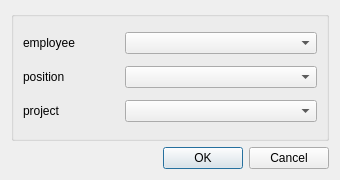
<?xml version="1.0" encoding="UTF-8"?>
<ui version="4.0">
 <class>TeamMemberNewRecordDialog</class>
 <widget class="QDialog" name="TeamMemberNewRecordDialog">
  <property name="enabled">
   <bool>true</bool>
  </property>
  <property name="geometry">
   <rect>
    <x>0</x>
    <y>0</y>
    <width>340</width>
    <height>180</height>
   </rect>
  </property>
  <property name="windowTitle">
   <string>Dialog</string>
  </property>
  <layout class="QGridLayout" name="gridLayout">
   <item row="0" column="0">
    <widget class="QGroupBox" name="groupBox_4">
     <property name="title">
      <string/>
     </property>
     <layout class="QGridLayout" name="gridLayout_2">
      <item row="2" column="0">
       <widget class="QLabel" name="label_16">
        <property name="text">
         <string>project</string>
        </property>
       </widget>
      </item>
      <item row="0" column="0">
       <widget class="QLabel" name="label_14">
        <property name="text">
         <string>employee</string>
        </property>
       </widget>
      </item>
      <item row="1" column="0">
       <widget class="QLabel" name="label_15">
        <property name="text">
         <string>position</string>
        </property>
       </widget>
      </item>
      <item row="0" column="1" colspan="2">
       <widget class="QComboBox" name="team_employee_comboBox"/>
      </item>
      <item row="1" column="1" colspan="2">
       <widget class="QComboBox" name="team_position_comboBox"/>
      </item>
      <item row="2" column="1" colspan="2">
       <widget class="QComboBox" name="team_project_number_comboBox"/>
      </item>
     </layout>
    </widget>
   </item>
   <item row="1" column="0">
    <widget class="QDialogButtonBox" name="buttonBox">
     <property name="orientation">
      <enum>Qt::Horizontal</enum>
     </property>
     <property name="standardButtons">
      <set>QDialogButtonBox::Cancel|QDialogButtonBox::Ok</set>
     </property>
    </widget>
   </item>
  </layout>
 </widget>
 <resources/>
 <connections>
  <connection>
   <sender>buttonBox</sender>
   <signal>accepted()</signal>
   <receiver>TeamMemberNewRecordDialog</receiver>
   <slot>accept()</slot>
   <hints>
    <hint type="sourcelabel">
     <x>248</x>
     <y>254</y>
    </hint>
    <hint type="destinationlabel">
     <x>157</x>
     <y>274</y>
    </hint>
   </hints>
  </connection>
  <connection>
   <sender>buttonBox</sender>
   <signal>rejected()</signal>
   <receiver>TeamMemberNewRecordDialog</receiver>
   <slot>reject()</slot>
   <hints>
    <hint type="sourcelabel">
     <x>316</x>
     <y>260</y>
    </hint>
    <hint type="destinationlabel">
     <x>286</x>
     <y>274</y>
    </hint>
   </hints>
  </connection>
 </connections>
</ui>
